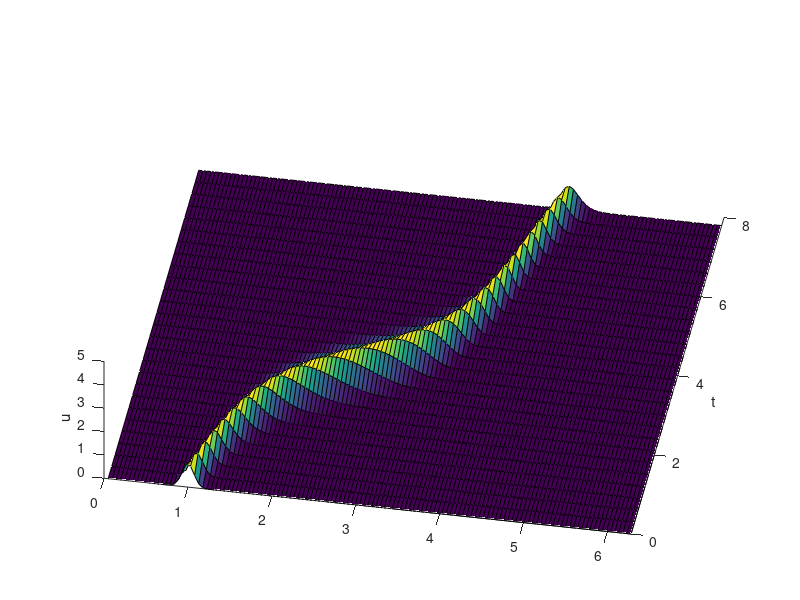

Here is the MATLAB script that generated this plot:
function ch2ex5
global ixindices mc
% Spatial grid, initial values:
N = 128; 
x = (2*pi/N)*(1:N); 
v0 = exp(-100*(x - 1) .^ 2);
% Quantities passed as global variables to f(t,v):
ixindices = i * [0:N/2-1 0 -N/2+1:-1]';
mc = - (0.2 + sin(x - 1) .^ 2)';
% Integrate and plot:
t = 0:0.30:8;
[t,v] = ode23(@f,t,v0);
surf(x,t,v), view(10,70), axis([0 2*pi 0 8 0 5])
ylabel t, zlabel u, grid off
%========================================================
function dvdt = f(t,v)
global ixindices mc
dvdt = mc .* real(ifft(ixindices .* fft(v))); 
